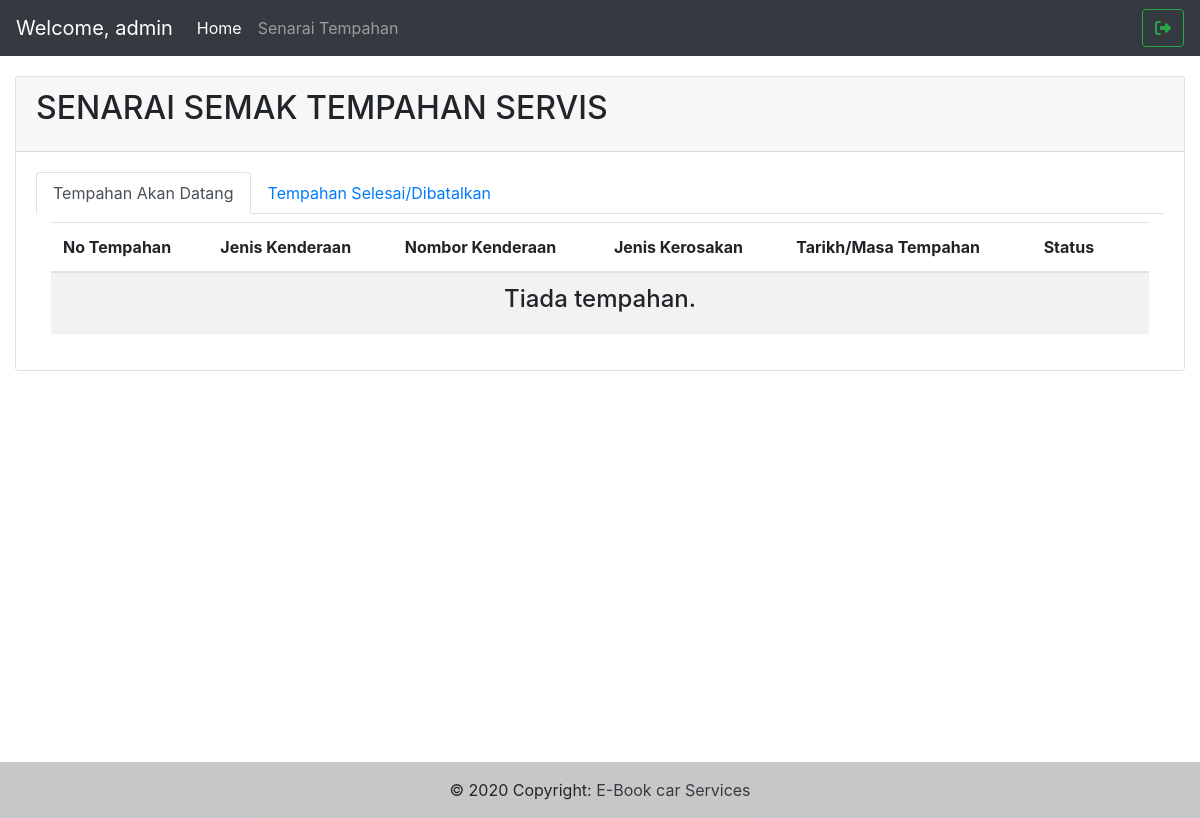
The app's page /admin/dashboard.php (signed in), older data.
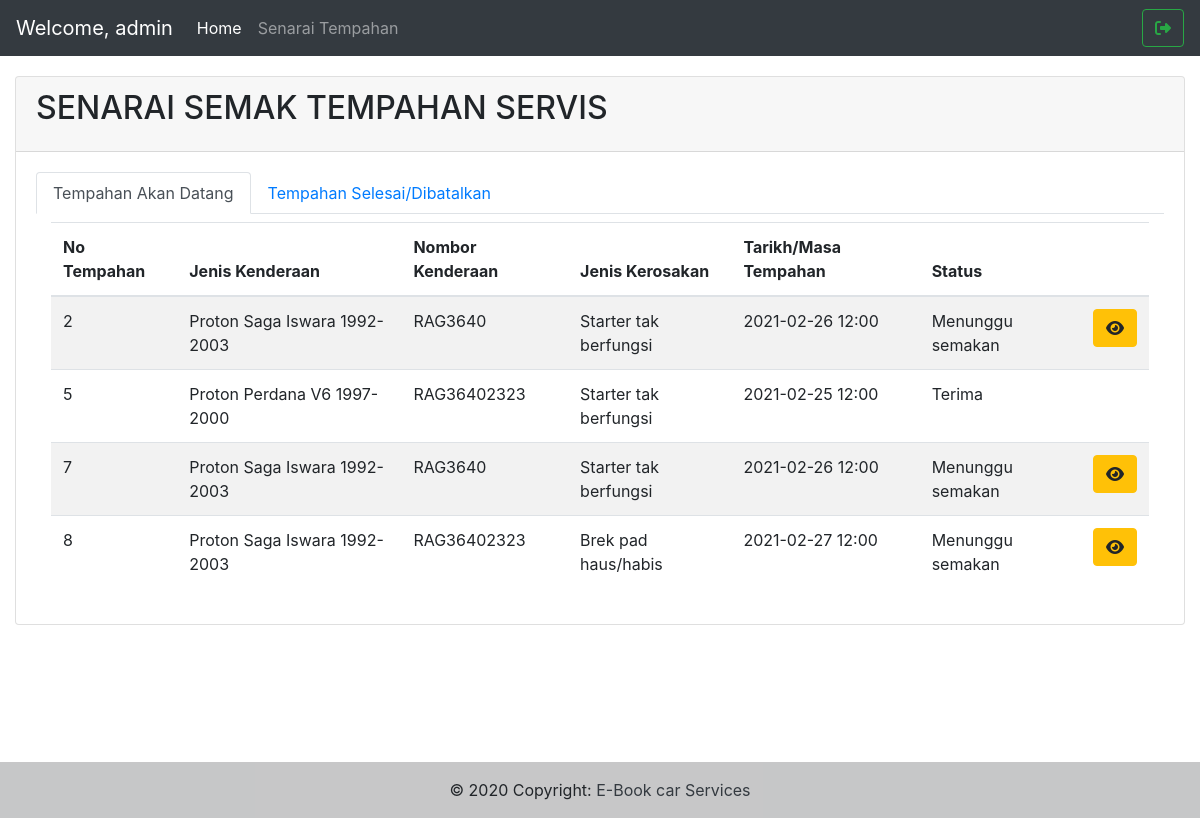
The same page, newer data.
### tables this page shows
CREATE TABLE `tempahan_servis` (
  `id` int(11) NOT NULL,
  `id_user` int(11) NOT NULL,
  `nama` varchar(255) NOT NULL,
  `ic` varchar(255) NOT NULL,
  `no_telefon` varchar(255) NOT NULL,
  `no_kenderaan` varchar(255) NOT NULL,
  `jenis_kenderaan` varchar(255) NOT NULL,
  `jenis_masalah` varchar(255) NOT NULL,
  `tarikh_masa_tempahan` varchar(255) NOT NULL,
  `status` varchar(255) NOT NULL
);

CREATE TABLE `jenis_kenderaan` (
  `id` int(11) NOT NULL,
  `nama_kenderaan` varchar(255) NOT NULL
);

CREATE TABLE `masalah_kenderaan` (
  `id` int(11) NOT NULL,
  `jenis_masalah` varchar(255) NOT NULL
);

CREATE TABLE `tbl_status` (
  `id` int(11) NOT NULL,
  `status` varchar(50) NOT NULL
);

### admin/dashboard.php (the view, shortened to what this page needs)
<?php
include 'template/header.php';
include 'config/db.php';
?>
<div class="card">
    <div class="card-header">
        <h2 class="card-title">SENARAI SEMAK TEMPAHAN SERVIS</h2>
    </div>
    <div class="card-body">
        <ul class="nav nav-tabs" id="myTab" role="tablist">
            <li class="nav-item" role="presentation">
                <a class="nav-link active" id="home-tab" data-toggle="tab" href="#home" role="tab" aria-controls="home" aria-selected="true">Tempahan Akan Datang</a>
            </li>
            <li class="nav-item" role="presentation">
                <a class="nav-link" id="profile-tab" data-toggle="tab" href="#profile" role="tab" aria-controls="profile" aria-selected="false">Tempahan Selesai/Dibatalkan</a>
            </li>
        </ul>
        <div class="tab-content" id="myTabContent">
            <div class="tab-pane fade show active" id="home" role="tabpanel" aria-labelledby="home-tab">
                <div class="container-fluid mt-2">
                    <table id="myTable" class="table table-striped">
                        <thead>
                            <th>No Tempahan</th>
                            <th>Jenis Kenderaan</th>
                            <th>Nombor Kenderaan</th>
                            <th>Jenis Kerosakan</th>
                            <th>Tarikh/Masa Tempahan</th>
                            <th>Status</th>
                            <th></th>
                        </thead>
                        <tbody>
                            <?php
                            $sql = "SELECT t.id, t.no_kenderaan, t.status as status_t, t.tarikh_masa_tempahan, j.nama_kenderaan, m.jenis_masalah, s.status
                                FROM tempahan_servis as t
                                JOIN jenis_kenderaan as j
                                ON t.jenis_kenderaan = j.id
                                JOIN masalah_kenderaan as m
                                ON t.jenis_masalah = m.id
                                JOIN tbl_status as s
                                ON t.status = s.id
                                WHERE t.status = 1 OR t.status = 2";
                            $result = $conn->query($sql);
                            if ($result->num_rows > 0) {
                                while ($row = $result->fetch_assoc()) {
                            ?>
                                    <tr>
                                        <td><?= $row['id'] ?></td>
                                        <td><?= $row['nama_kenderaan'] ?></td>
                                        <td><?= $row['no_kenderaan'] ?></td>
                                        <td><?= $row['jenis_masalah'] ?></td>
                                        <td><?= $row['tarikh_masa_tempahan'] ?></td>
                                        <td><?= $row['status'] ?></td>
                                        <td>
                                            <?php
                                            if ($row['status_t'] == 1) {
                                            ?>
                                                <a href="show.php?id=<?= $row['id'] ?>" class="btn btn-warning" title="Sunting"><i class="fas fa-eye"></i></a>
                                            <?php
                                            }
                                            ?>
                                        </td>
                                    </tr>
                                <?php
                                }
                            } else {
                                ?>
                                <tr>
                                    <td colspan="7">
                                        <h4 class="text-center">Tiada tempahan.</h4>
                                    </td>
                                </tr>
                            <?php
                            }
                            ?>
                        </tbody>
                    </table>
                </div>
            </div>
        </div>
    </div>
</div>
<?php include 'template/footer.php'; ?>

Row changes from the older to the newer data that the page shows:
now on this page (row edited): tempahan_servis: id "2", jenis_kenderaan.nama_kenderaan "Proton Saga Iswara 1992-2003", no_kenderaan "RAG3640", masalah_kenderaan.jenis_masalah "Starter tak berfungsi", tarikh_masa_tempahan "2021-02-26 12:00", tbl_status.status "Menunggu semakan"
now on this page (row edited): tempahan_servis: id "5", jenis_kenderaan.nama_kenderaan "Proton Perdana V6 1997-2000", no_kenderaan "RAG36402323", masalah_kenderaan.jenis_masalah "Starter tak berfungsi", tarikh_masa_tempahan "2021-02-25 12:00", tbl_status.status "Terima"
now on this page (row edited): tempahan_servis: id "7", jenis_kenderaan.nama_kenderaan "Proton Saga Iswara 1992-2003", no_kenderaan "RAG3640", masalah_kenderaan.jenis_masalah "Starter tak berfungsi", tarikh_masa_tempahan "2021-02-26 12:00", tbl_status.status "Menunggu semakan"
added tempahan_servis: id "8", jenis_kenderaan.nama_kenderaan "Proton Saga Iswara 1992-2003", no_kenderaan "RAG36402323", masalah_kenderaan.jenis_masalah "Brek pad haus/habis", tarikh_masa_tempahan "2021-02-27 12:00", tbl_status.status "Menunggu semakan"
Text that changed along with them:
text no longer shown: "Tiada tempahan."
